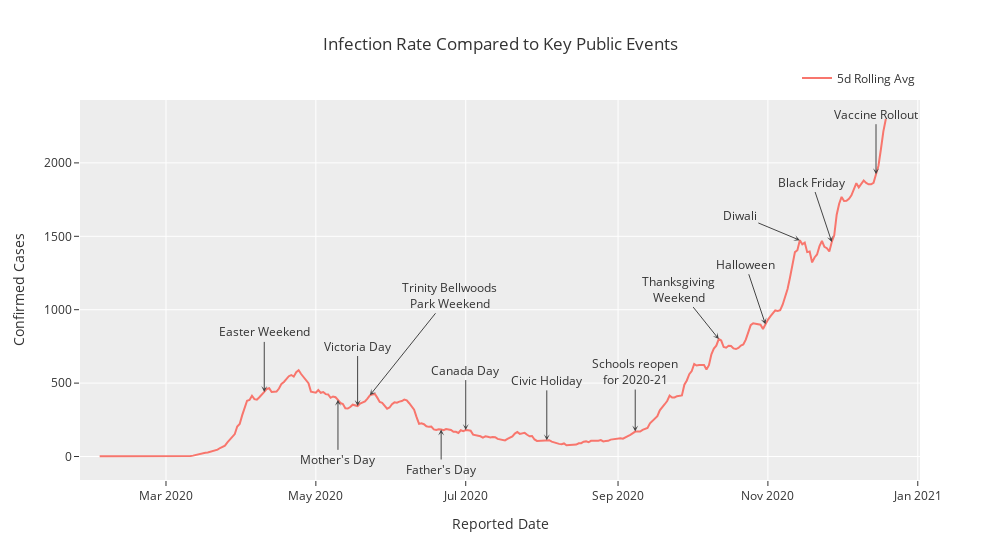

The notebook cell this image was saved under:
### Code cell
#hide_input

fig_public = go.Figure()
fig_public.add_trace(go.Scatter(x=df_testing['Reported Date'],
                               y=df_testing['New Cases 5 Day Average'],
                               mode="lines",
                               #line=dict(color="maroon", dash="dot"),
                               name='5d Rolling Avg',
                               showlegend=True
))

fig_public.update_layout(annotations=public_dates_annot,
                        title="Infection Rate Compared to Key Public Events",
                        template='ggplot2',
                        width=1000,
                        xaxis_title="Reported Date",
                        yaxis_title="Confirmed Cases")

fig_public.update_layout(legend=dict(
    orientation="h",
    yanchor="bottom",
    y=1.02,
    xanchor="right",
    x=1,))

### Figure 1 — Plotly figure (JSON) as saved in the notebook; plotly's stock layout.template omitted (floating-point values rounded to 4 significant figures; data arrays with more than 128 entries replaced by an {"elided": "..."} marker saying what was removed)
{"data": [{"mode": "lines", "name": "5d Rolling Avg", "showlegend": true, "type": "scatter", "x": {"elided": "318 str values"}, "y": {"elided": "318 int values"}}], "layout": {"annotations": [{"arrowhead": 3, "ax": 0, "ay": -60, "showarrow": true, "text": "Easter Weekend", "x": "2020-04-10", "xref": "x", "y": 440, "yref": "y"}, {"arrowhead": 3, "ax": 0, "ay": 60, "showarrow": true, "text": "Mother's Day", "x": "2020-05-10", "xref": "x", "y": 386, "yref": "y"}, {"arrowhead": 3, "ax": 0, "ay": -60, "showarrow": true, "text": "Victoria Day", "x": "2020-05-18", "xref": "x", "y": 344, "yref": "y"}, {"arrowhead": 3, "ax": 80, "ay": -100, "showarrow": true, "text": "Trinity Bellwoods<br>Park Weekend", "x": "2020-05-23", "xref": "x", "y": 417, "yref": "y"}, {"arrowhead": 3, "ax": 0, "ay": 40, "showarrow": true, "text": "Father's Day", "x": "2020-06-21", "xref": "x", "y": 184, "yref": "y"}, {"arrowhead": 3, "ax": 0, "ay": -60, "showarrow": true, "text": "Canada Day", "x": "2020-07-01", "xref": "x", "y": 180, "yref": "y"}, {"arrowhead": 3, "ax": 0, "ay": -60, "showarrow": true, "text": "Civic Holiday", "x": "2020-08-03", "xref": "x", "y": 110, "yref": "y"}, {"arrowhead": 3, "ax": 0, "ay": -60, "showarrow": true, "text": "Schools reopen<br>for 2020-21", "x": "2020-09-08", "xref": "x", "y": 170, "yref": "y"}, {"arrowhead": 3, "ax": -40, "ay": -50, "showarrow": true, "text": "Thanksgiving<br>Weekend", "x": "2020-10-12", "xref": "x", "y": 800, "yref": "y"}, {"arrowhead": 3, "ax": -20, "ay": -60, "showarrow": true, "text": "Halloween", "x": "2020-10-31", "xref": "x", "y": 901, "yref": "y"}, {"arrowhead": 3, "ax": -60, "ay": -25, "showarrow": true, "text": "Diwali", "x": "2020-11-14", "xref": "x", "y": 1473, "yref": "y"}, {"arrowhead": 3, "ax": -20, "ay": -60, "showarrow": true, "text": "Black Friday", "x": "2020-11-27", "xref": "x", "y": 1461, "yref": "y"}, {"arrowhead": 3, "ax": 0, "ay": -60, "showarrow": true, "text": "Vaccine Rollout", "x": "2020-12-15", "xref": "x", "y": 1923, "yref": "y"}], "legend": {"orientation": "h", "x": 1, "xanchor": "right", "y": 1.02, "yanchor": "bottom"}, "title": {"text": "Infection Rate Compared to Key Public Events"}, "width": 1000, "xaxis": {"title": {"text": "Reported Date"}}, "yaxis": {"title": {"text": "Confirmed Cases"}}}}
